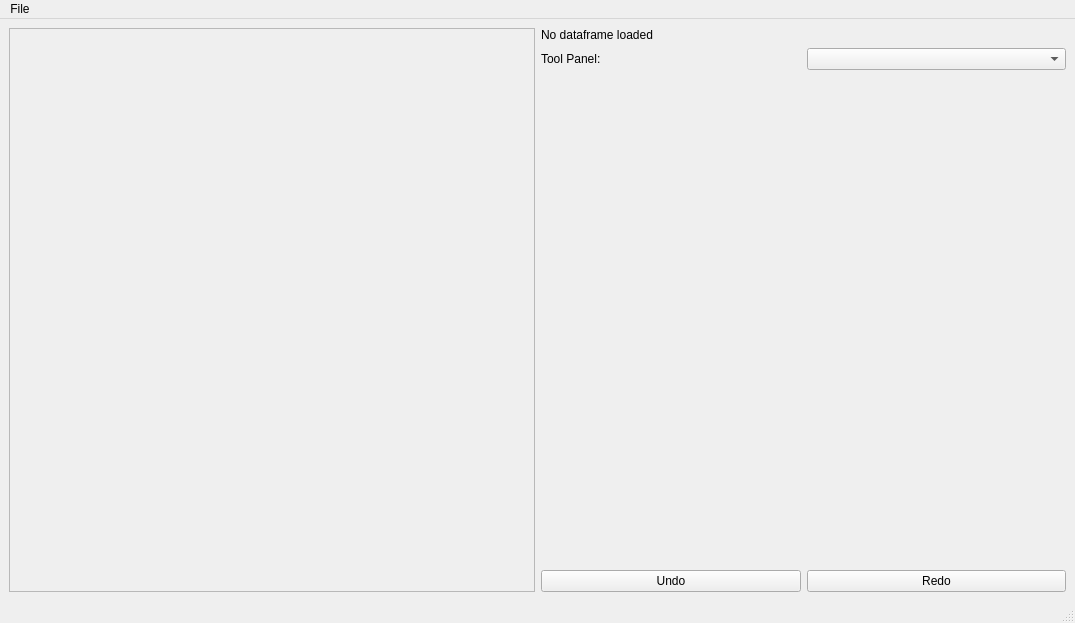
<?xml version="1.0" encoding="UTF-8"?>
<ui version="4.0">
 <class>MainWindow</class>
 <widget class="QMainWindow" name="MainWindow">
  <property name="geometry">
   <rect>
    <x>0</x>
    <y>0</y>
    <width>1075</width>
    <height>623</height>
   </rect>
  </property>
  <property name="windowTitle">
   <string>MainWindow</string>
  </property>
  <widget class="QWidget" name="centralwidget">
   <layout class="QHBoxLayout" name="horizontalLayout_2">
    <item>
     <widget class="QFrame" name="display_frame_plot">
      <property name="sizePolicy">
       <sizepolicy hsizetype="Expanding" vsizetype="Preferred">
        <horstretch>0</horstretch>
        <verstretch>0</verstretch>
       </sizepolicy>
      </property>
      <property name="frameShape">
       <enum>QFrame::StyledPanel</enum>
      </property>
      <property name="frameShadow">
       <enum>QFrame::Raised</enum>
      </property>
     </widget>
    </item>
    <item>
     <layout class="QVBoxLayout" name="verticalLayout">
      <item>
       <widget class="QLabel" name="disp_label_number_rows">
        <property name="text">
         <string>No dataframe loaded</string>
        </property>
       </widget>
      </item>
      <item>
       <layout class="QHBoxLayout" name="dispaly_horizontalLayout_widget_selection">
        <item>
         <widget class="QLabel" name="display_label_cur_wdiget">
          <property name="text">
           <string>Tool Panel:</string>
          </property>
         </widget>
        </item>
        <item>
         <widget class="QComboBox" name="display_cb_select_widget"/>
        </item>
       </layout>
      </item>
      <item>
       <widget class="QStackedWidget" name="display_stackedWidget_tools"/>
      </item>
      <item>
       <layout class="QHBoxLayout" name="horizontalLayout">
        <item>
         <widget class="QPushButton" name="display_btn_undo">
          <property name="text">
           <string>Undo</string>
          </property>
         </widget>
        </item>
        <item>
         <widget class="QPushButton" name="display_btn_redo">
          <property name="text">
           <string>Redo</string>
          </property>
         </widget>
        </item>
       </layout>
      </item>
     </layout>
    </item>
   </layout>
  </widget>
  <widget class="QMenuBar" name="menubar">
   <property name="geometry">
    <rect>
     <x>0</x>
     <y>0</y>
     <width>1075</width>
     <height>21</height>
    </rect>
   </property>
   <widget class="QMenu" name="menuFile">
    <property name="title">
     <string>File</string>
    </property>
    <addaction name="actionOpen_CSV"/>
    <addaction name="actionSave_Plot"/>
   </widget>
   <addaction name="menuFile"/>
  </widget>
  <widget class="QStatusBar" name="statusbar"/>
  <action name="actionOpen_CSV">
   <property name="text">
    <string>Open CSV</string>
   </property>
  </action>
  <action name="actionSave_Plot">
   <property name="text">
    <string>Save Plot</string>
   </property>
  </action>
 </widget>
 <resources/>
 <connections/>
</ui>
